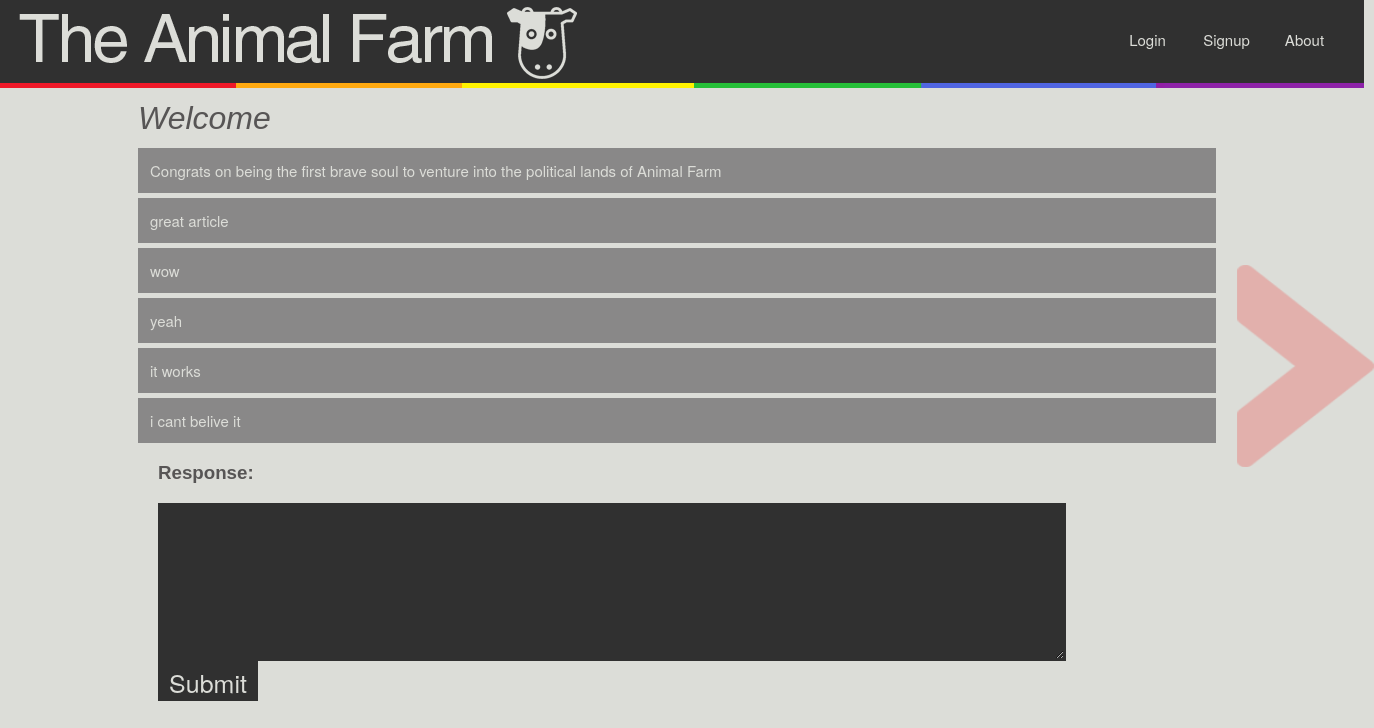
/discussion/1, run on an earlier commit of the app's database.
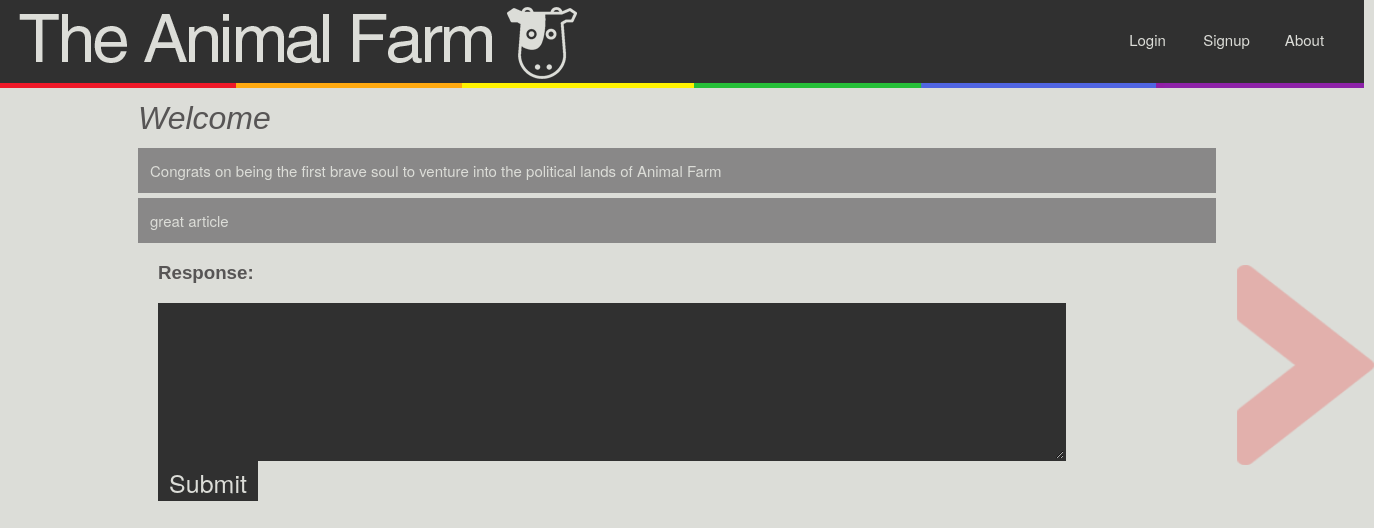
And on a later commit of the database.
### tables this page shows
CREATE TABLE topics (
  id integer primary key autoincrement,
  title text not null,
  text text not null
);

CREATE TABLE comments(
  topicid integer, 
  userid integer,
  animal_username text not null,
  comment text not null,  
  time integer,
  FOREIGN KEY(topicid) REFERENCES topics(id)
  FOREIGN KEY(userid) REFERENCES users(id)
);

### animalfarm.py (the view)
@app.route('/discussion/<page_num>')
def pages(page_num):
	pro = True
	page_num = int(page_num)
	session['topic_id'] = page_num
	session['current_page'] = request.path
	cur = g.db.execute('SELECT max(id) FROM topics')
	limit = cur.fetchone()[0]
	if page_num > limit:
		return redirect(url_for('invalid_topic'))
	cur = g.db.execute('SELECT title, text FROM topics WHERE id=:uid', {'uid': page_num})
	row = cur.fetchone()
	cur = g.db.execute('SELECT * FROM comments WHERE topicid=:uid', {'uid': page_num})
	commentList = cur.fetchall()
	return render_template('HomePage.html', row=row, comments=commentList, debug=DEBUG, pro=pro)

### animalfarm.py (called while the page is built)
def connect_db():
	return sqlite3.connect(app.config['DATABASE'])

@app.before_request
def before_request():
	g.db = connect_db()
	g.db.execute('PRAGMA foreign_keys= ON')

@app.teardown_request
def teardown_request(exception):
	db = getattr(g, 'db', None)
	if db is not None:
		db.close()

### templates/HomePage.html (shortened to what this page needs)
<!DOCTYPE html>
<html>
<body>
	<link rel="stylesheet" type="text/css" href="{{ url_for('static', filename='AnimalFarmCSS.css') }}">
	<img src="{{ url_for('static', filename='AnimalFarm_3_edit.png')}}" alt="Nice Logo" width = "100%" height = "100%" class = "header">
	{% if not session.get('logged_in') %}
		<a href="{{ url_for('login') }}" class="login" >Login</a>
	{% else %}
		<a href="{{ url_for('logout') }}" class="login">Logout</a>
	{% endif %}
	{% if not session.get('logged_in') %}
		<a href="{{ url_for('signup') }}" class="signup">Signup</a>
	{% else %}
		<a href="{{ url_for('new_post') }}" class="signup">New</a>
	{% endif %}
	<a href="{{ url_for('about') }}" class="about"> About </a>
	<a href="{{ url_for('new_url') }}"> <img src = "{{ url_for('static', filename='arrow.png')}}" alt = "FFF" class = "arrow"> </a>
	{% if row %}
	<h1> {{row[0]}} </h1>
	<p class={%if pro%}"boxitpro"{%else%}"boxitcon"{%endif%}>
		{{row[1]}}
	</p>
	{% endif %}
	{% for i in comments %}
	<p  class={%if pro%}"boxitpro"{%else%}"boxitcon"{%endif%}>{{i[3]}}</p>
	{% endfor %}
 	<h3>Response:</h3>
 	<form method="post" action="/comment">
 		<textarea rows="4" cols="60" class = "bodyfield"  name = "Response"> </textarea>
 		<input type="submit" value="Submit" class = "buttonish">
 	</form>
</body>
</html>

### static/AnimalFarmCSS.css (style rules this page uses)
html { background-color: #DCDDD8; margin-left: 150px; margin-right: 150px; margin-bottom: 100px; overflow-x: hidden; }
h1 { font-family: helvetica; font-size: 100; font-style: italic; font-weight: lighter; margin-top: -70px; margin-left: -20px; color: #575555; }
h3 { font-family: helvetica; font-size: 14; font-weight: bolder; color: #575555; }
input { display: block; height: 40px; width: 350px; background: #303030; border: 2px solid #303030; color: #dcddd8; text-align: left; font: 24px "Helvetica Neue", Arial, Helvetica, Geneva, sans-serif; text-decoration: none; }
p { font-family: sans-serif; margin-top: -10px; margin-left: -20px; color: #716f6c; }
.boxitpro { display: block; height: 100%; width: 100%px; padding: 10px 10px 10px 10px; background: #898888; border: 2px solid #898888; color: #dcddd8; text-align: left; font: 15px"Helvetica Neue", Arial, Helvetica, Geneva, sans-serif; text-decoration: none; border-radius: 0px; z-index: -999; }
.bodyfield { display: block; height: 150px; width: 900px; background: #303030; border: 2px solid #303030; color: #dcddd8; text-align: left; font: 12px "Helvetica Neue", Arial, Helvetica, Geneva, sans-serif; text-decoration: none; }
.header { position: static; margin-left: -160px; margin-top: -11px; width: auto; height: auto; }
.arrow { margin-top: 215px; opacity: .2; height: 25%; width: 10%; position: fixed; right: 0px; top: 50px; z-index: -99; }
.login { display: block; height: 22px; width: 75px; background: transparent; border: 2px solid transparent; color: #dcddd8; text-align: center; font: 15px "Helvetica Neue", Arial, Helvetica, Geneva, sans-serif; text-decoration: none; border-radius: 0px; position: relative; left: 950px; top: -65px; z-index: 999; }
.signup { display: block; height: 22px; width: 75px; background: transparent; border: 2px solid transparent; color: #dcddd8; text-align: center; font: 15px "Helvetica Neue", Arial, Helvetica, Geneva, sans-serif; text-decoration: none; border-radius: 0px; position: relative; left: 1029px; top: -91px; z-index: 999; }
.about { display: block; height: 22px; width: 75px; background: transparent; border: 2px solid transparent; color: #dcddd8; text-align: center; font: 15px "Helvetica Neue", Arial, Helvetica, Geneva, sans-serif; text-decoration: none; border-radius: 0px; position: relative; left: 1107px; top: -117px; z-index: 999; }
.buttonish { display: block; height: 40px; width: 100px; background: #303030; border: 2px solid #303030; color: #dcddd8; text-align: center; font: 25px "Helvetica Neue", Arial, Helvetica, Geneva, sans-serif; text-decoration: none; }

What changed in the data, as far as the page shows it:
removed comments: comment "wow"
removed comments: comment "yeah"
removed comments: comment "it works"
removed comments: comment "i cant belive it"
